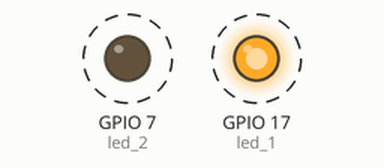
Recording of a program running on a simulated Raspberry Pi (BCM pin numbers). Shown: output pins drawn as LEDs (lit = HIGH). Dashed ring = blinking.

Above: at 0.5 s.
Timing chart, 0 to 4.6 s (numbered marks = the images above):
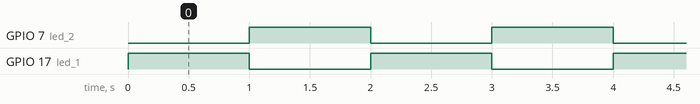

Measured:
- by itself, GPIO 7 (led_2), GPIO 17 (led_1): alternates HIGH for 1.0 s and LOW for 1.0 s

The program:

myRemoteLED.py
```python
#!/bin/python3

# From https://gpiozero.readthedocs.io/en/stable/remote_gpio.html

#import libraries
from gpiozero import LED
from gpiozero.pins.pigpio import PiGPIOFactory
from time import sleep

factory2 = PiGPIOFactory(host='192.168.16.1')
#factory3 = PiGPIOFactory(host='192.168.1.4')

led_1 = LED(17)  # local pin
led_2 = LED(7, pin_factory=factory2)  # remote pin on one pi
#led_3 = LED(17, pin_factory=factory3)  # remote pin on another pi

while True:
    led_1.on()
    led_2.off()
#    led_3.on()
    sleep(1)
    led_1.off()
    led_2.on()
 #   led_3.off()
    sleep(1)
```
